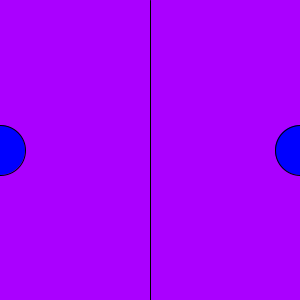
Frame 1 (no input)
Frame 60 (the mouse pressed at the canvas centre just before this capture): identical to frame 1, image omitted
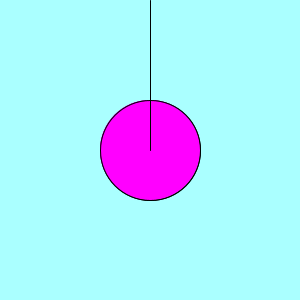
Frame 120 (the mouse held since frame 60 and released just before this capture)

The Processing sketch that drew these frames (run headless with seeded random() and noise(); from frame 60 on, the mouse is pressed at the canvas centre):

// Processing sketch: processing_35628
// ── processing_35628.pde

//Iv Shqevi
void setup(){
  size(300,300);
  colorMode(RGB,150);
}

void draw(){
  background(100,mouseY,255);
  fill(mouseX,0,255);
  //starting on the left
  ellipse(mouseX,150,50-mouseX,50-mouseY);
  //starting on the right
  ellipse(300-mouseX,150,50-mouseX,50-mouseY);
  line(150,0,150,300-mouseY);
}
